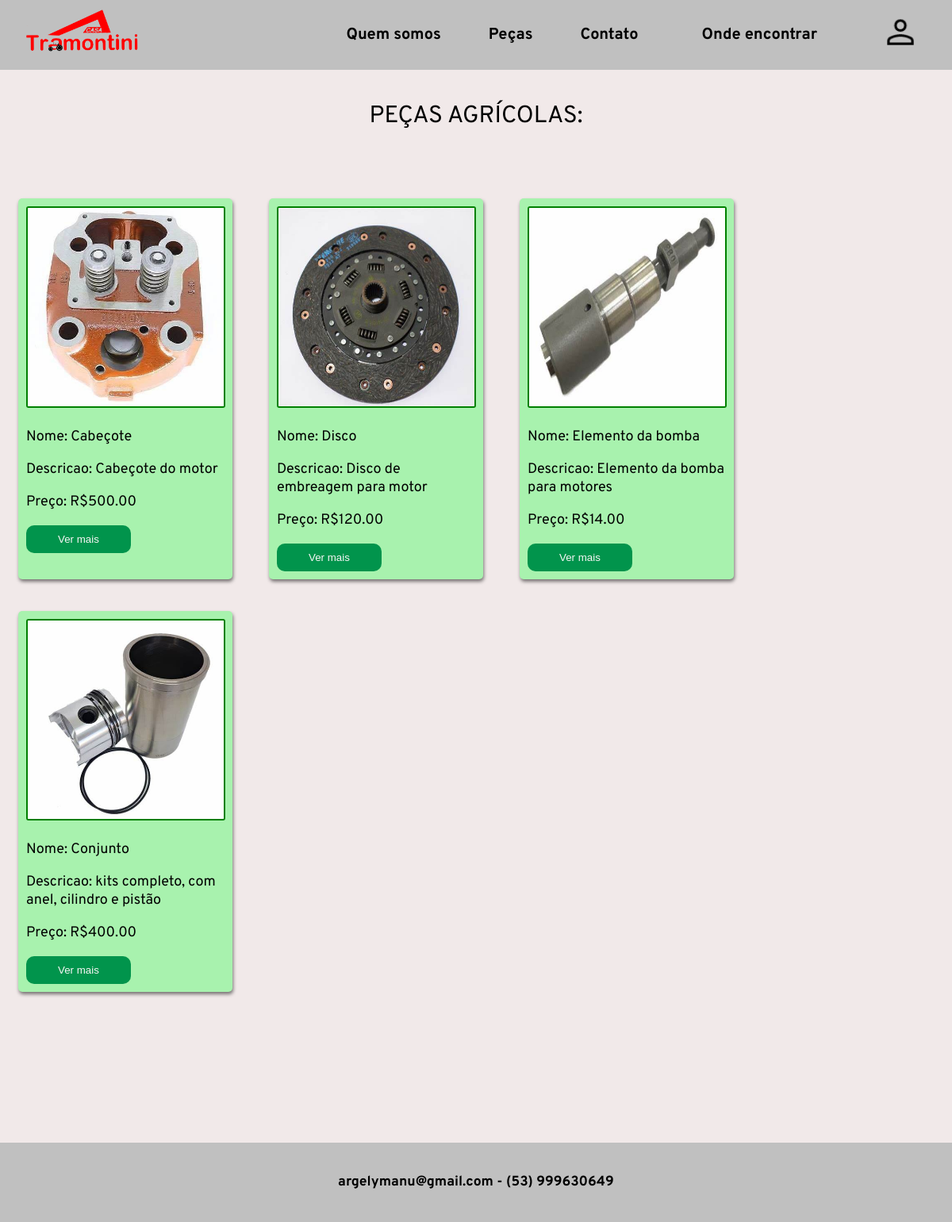
The page /agricola.php on the database its author committed.
### tables this page shows
CREATE TABLE `produtos` (
  `cod_prod` int(11) NOT NULL,
  `nome` varchar(50) NOT NULL,
  `descricao` varchar(100) DEFAULT NULL,
  `preco` decimal(7,2) DEFAULT NULL,
  `categoria` varchar(50) DEFAULT NULL,
  `imagem` varchar(400) DEFAULT NULL
);

### controllers/funcoes_db.php (called while the page is built, shortened)
<?php
function fazconexao(){
    try{
        $conexao = new PDO("mysql:host=localhost; dbname=projeto; charset=utf8", "root","");
        $conexao->setAttribute(PDO::ATTR_ERRMODE, PDO::ERRMODE_EXCEPTION);
        return($conexao);
        }
    catch(PDOException $ex){
    die($ex->getMessage());
    }
}
function ConsultaSelectAll($sql,$parametros=array()){
    try {
        $conexaoBD = fazConexao();
        $consulta = $conexaoBD->prepare($sql);
        if (sizeof($parametros) > 0) {
           $result = $consulta->execute($parametros);
        }
        else{
            $result = $consulta->execute();
        }
        $resultados = $consulta->fetchAll(PDO::FETCH_ASSOC);
        return($resultados);
    }
    catch (PDOException $e) {
       echo $e;
    }
}
?>

### agricola.php (the view, shortened to what this page needs)
<?php
    require("controllers/funcoes_db.php");
    include_once('./includes/header.php');
    include_once("./includes/menu_geral.php");
    $query = "select * from produtos where categoria = 'agricola' order by cod_prod";
    $resultados=ConsultaSelectAll($query);
?>
<p class="nome">PEÇAS AGRÍCOLAS:</p>
<div class="blocao">
    <div class="blocos">
        <?php
        foreach($resultados as $linha) {
        ?>
        <div class="bloco">
            <form action="./pag_produto.php" method="post">
                <img src="image/<?php echo $linha['imagem'];?>" width='240px' /></p>
                <p>Nome:  <?php echo $linha['nome']?></p>
                <p>Descricao: <?php echo $linha['descricao']?></p>
                <p>Preço: R$<?php echo $linha['preco']?></p>
                <button type="submit" id="botao" name="botao" value="Ver"> Ver mais </button>
            </form>
        </div>
        <?php
        }
        ?>
    </div>
</div>
<?php
    include_once("./includes/footer.php");
?>

### css/estilo.css (style rules this page uses)
.nome { font-size: 30px; font-family: "overpass"; text-align: center; padding-top: 10px; color: black; }
.blocao { justify-content: center; display:flex; padding: 15px 0 0 0; }
.bloco { display: flex; flex-direction: column; background-color: #a8f2ae; width: 250px; margin: 20px 23px; padding: 10px; font-size: 18px; border-radius: 5px; box-shadow: 1px 3px 4px rgba(0,0,0,.5); }
.bloco img { width: 247px; height: 250px; object-fit: fill; border:green 2px solid; border-radius: 3px; }
.blocos { display: flex; float: left; align-items: stretch; flex-wrap: wrap; margin: 20px 0px; align-content: center; }
#botao { padding: 10px 40px; border: 0; border-radius: 10px; background-color: #01944C; color:#f6f6f6; cursor:pointer; }

### rows shown on the page
produtos: imagem (picture), nome "Cabeçote", descricao "Cabeçote do motor", preco "500.00"
produtos: imagem (picture), nome "Disco", descricao "Disco de embreagem para motor", preco "120.00"
produtos: imagem (picture), nome "Elemento da bomba", descricao "Elemento da bomba para motores", preco "14.00"
produtos: imagem (picture), nome "Conjunto", descricao "kits completo, com anel, cilindro e pistão", preco "400.00"
